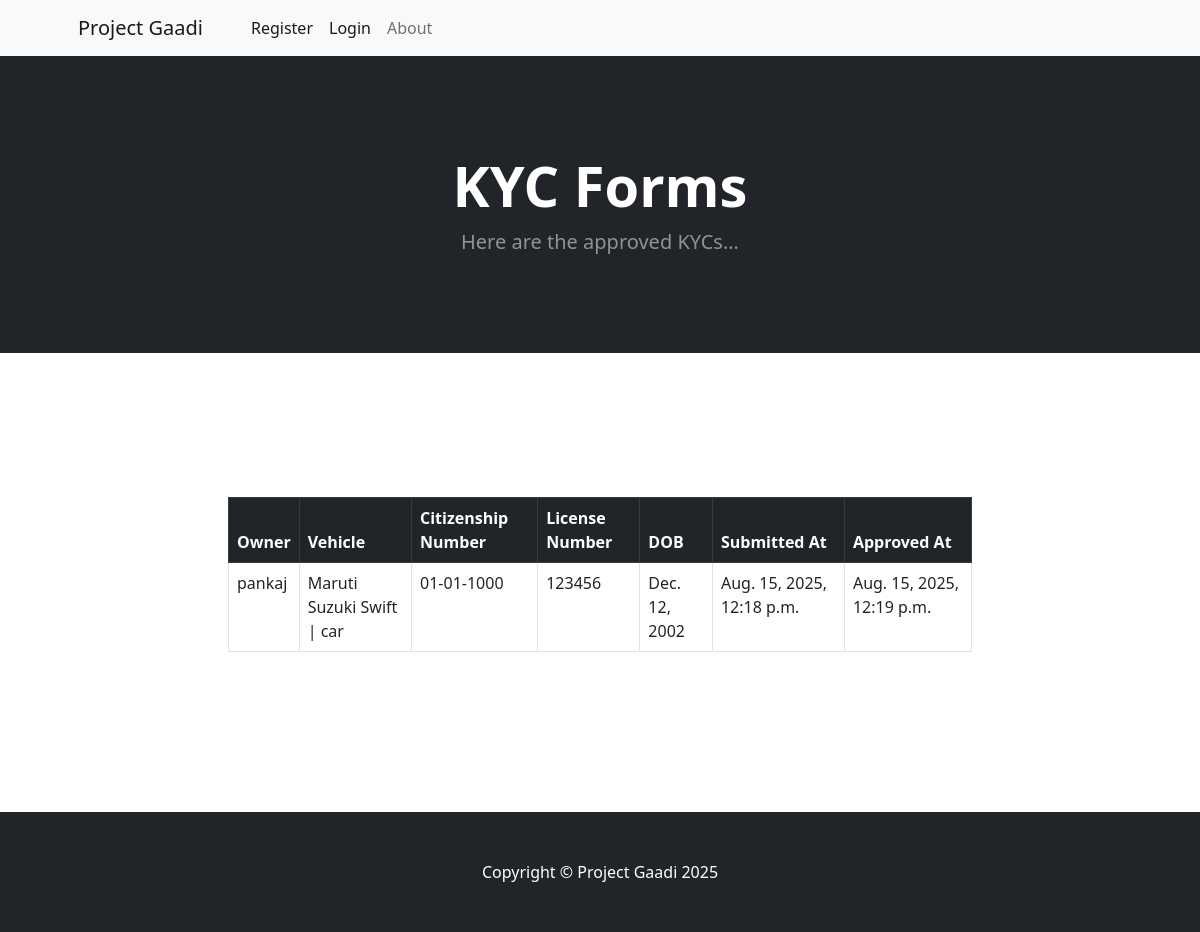
The page /accounts/admin_kyc/approved/ on the database as committed earlier.
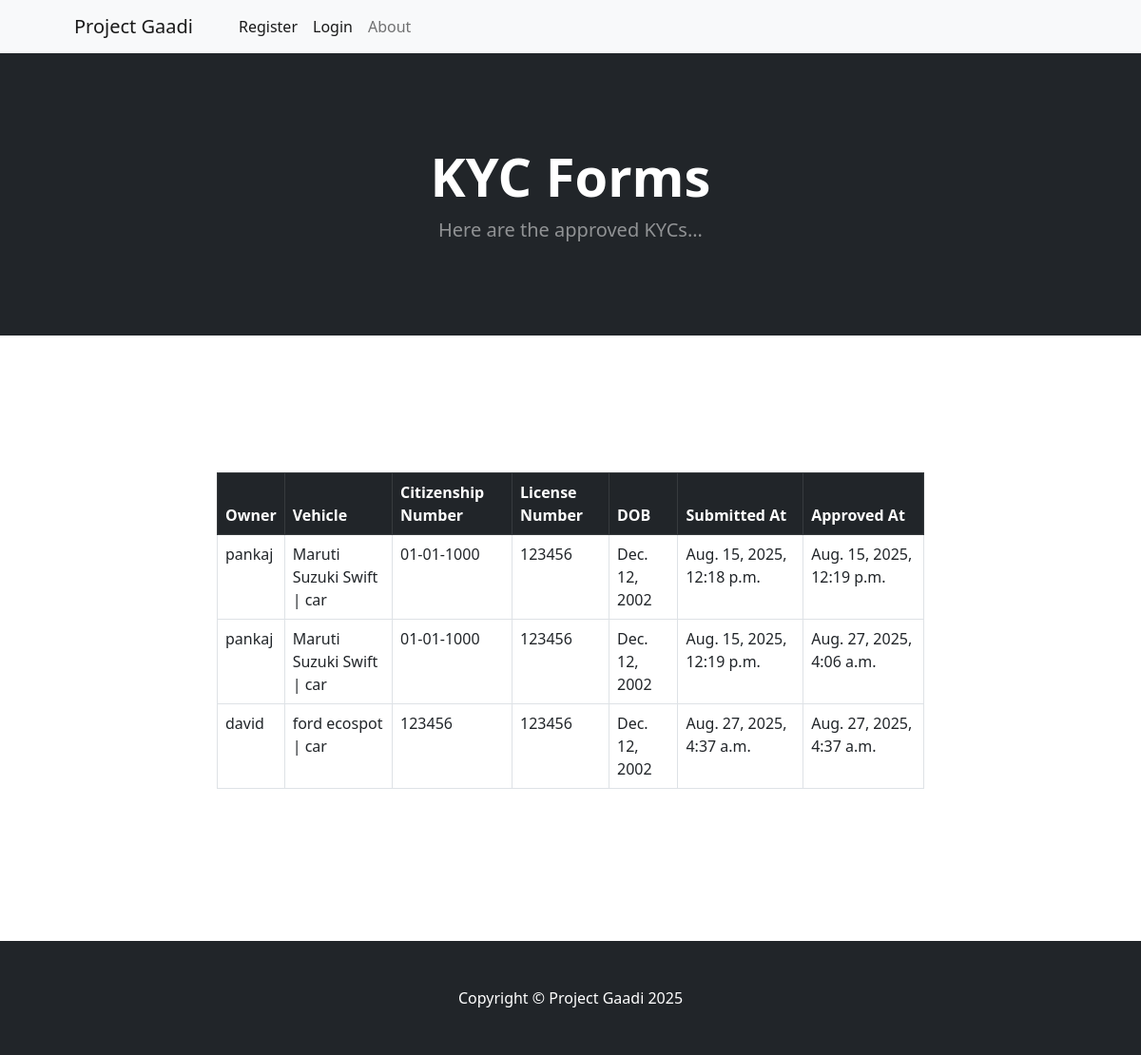
The same page on the database as committed later.
### accounts/models.py (models this page shows, shortened)
class KYCForm(models.Model):
  vehicle=models.ForeignKey(Vehicle, on_delete=models.CASCADE, related_name='kyc_forms')
  citizenship_number = models.CharField(max_length=50)
  license_number = models.CharField(max_length=50)
  document= models.ImageField(upload_to="kyc/")
  dob=models.DateField()
  kyc_submitted_at = models.DateTimeField(auto_now_add=True)
  kyc_approved = models.BooleanField(default=False)
  kyc_approved_at = models.DateTimeField(blank=True, null=True)

class Vehicle(models.Model):
  VEHICLE_TYPES = [('car', 'Car'), ('van', 'Van'), ('bus', 'Bus'), ('truck', 'Truck')]
  vehicle_name = models.CharField(max_length=100)
  vehicle_type = models.CharField(max_length=10, choices=VEHICLE_TYPES, default='car')
  capacity = models.PositiveIntegerField()
  vehicle_number = models.CharField(max_length=50, unique=True)
  description = models.TextField(blank=True, null=True)
  is_active = models.BooleanField(default=False)  # Active only after admin approval
  owner = models.ForeignKey(settings.AUTH_USER_MODEL, on_delete=models.CASCADE, related_name='vehicles')
  photo=models.ImageField(upload_to='vehicles/')
  def __str__(self):
    return f'{self.vehicle_name} | {self.vehicle_type}'

class CustomUser(AbstractUser):
  ROLE_CHOICES=[
    ('user', 'Regular User'),
    ('owner', 'Vehicle Owner')
  ]
  role=models.CharField(max_length=20, choices=ROLE_CHOICES, default='user')
  phone_number=models.CharField(max_length=10)
  address=models.CharField(max_length=100)

### accounts/views.py (the view)
# urls.py: path('admin_kyc/<str:status>/', views.admin_kyc_view, name='admin_kyc_view'),
def admin_kyc_view(request, status):
    if request.method == "POST" and status == "approved":
        kyc_id = request.POST.get("kyc_id")
        try:
            kyc = KYCForm.objects.get(id=kyc_id)
            kyc.kyc_approved = True
            kyc.kyc_approved_at = now()
            kyc.save()
            messages.success(request, "KYC Approved successfully ✅")
        except KYCForm.DoesNotExist:
            messages.error(request, "KYC not found ❌")
        return redirect("admin_kyc_view", status="pending")  # after approval go back to pending list
    elif status == "approved":
        kycs = KYCForm.objects.filter(kyc_approved=True)
        return render(request, "accounts/kyc_approved.html", {"kycs": kycs})
    elif status == "pending":
        kycs = KYCForm.objects.filter(kyc_approved=False)
        return render(request, "accounts/kyc_pending.html", {"kycs": kycs})
    else:
        messages.error(request, "Invalid Status!!!")
        return redirect("home")

### accounts/templates/accounts/kyc_approved.html
{% extends 'accounts/base.html' %}
{% block content %}
  <header class="bg-dark py-5">
    <div class="container px-4 px-lg-5 my-5">
        <div class="text-center text-white">
            <h1 class="display-4 fw-bolder">KYC Forms</h1>
            <p class="lead fw-normal text-white-50 mb-0">Here are the approved KYCs...</p>
        </div>
    </div>
  </header>
<br><br><br><br><br><br>
<div class="container">
          <div class="row">
            <center>
              <div class="col-8">
                  <table class="table table-stripped table-hover table-bordered ">
  <thead class="table-dark">
    <tr>
      <th scope="col">Owner</th>
      <th scope="col">Vehicle</th>
      <th scope="col">Citizenship Number</th>
      <th scope="col">License Number</th>
      <th scope="col">DOB</th>
      <th scope="col">Submitted At</th>
      <th scope="col">Approved At</th>
    </tr>
  </thead>
  <tbody>
    {% for kyc in kycs %}
    <tr>
      <td>{{kyc.vehicle.owner.username}}</td>
      <td>{{kyc.vehicle}}</td>
      <td>{{kyc.citizenship_number}}</td>
      <td>{{kyc.license_number}}</td>
      <td>{{kyc.dob}}</td>
      <td>{{kyc.kyc_submitted_at}}</td>
      <td>{{kyc.kyc_approved_at}}</td>
    </tr>
    {% endfor %}
  </tbody>
</table>
              </div>
            </center>
          </div>
        </div>
<br><br><br><br><br><br>
{% endblock %}

Rows that differ between the two databases and show on the page:
now on this page (row edited): KYCForm: vehicle.owner.username "pankaj", vehicle "Maruti Suzuki Swift | car", citizenship_number "01-01-1000", license_number "123456", dob "Dec. 12, 2002", kyc_submitted_at "Aug. 15, 2025, 12:19 p.m.", kyc_approved_at "Aug. 27, 2025, 4:06 a.m."
added KYCForm: vehicle.owner.username "david", vehicle "ford ecospot | car", citizenship_number "123456", license_number "123456", dob "Dec. 12, 2002", kyc_submitted_at "Aug. 27, 2025, 4:37 a.m.", kyc_approved_at "Aug. 27, 2025, 4:37 a.m."
